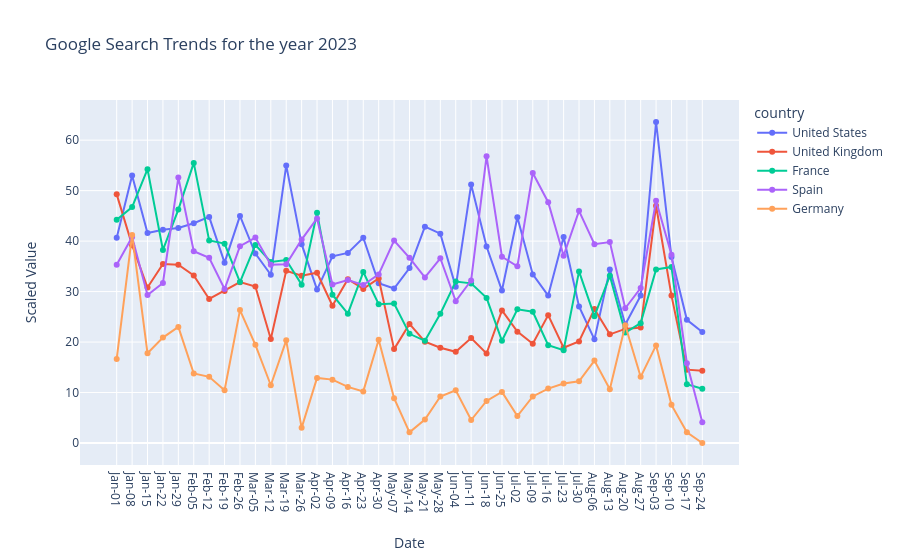

The notebook cell this image was saved under:
### Code cell
fig = px.line(df2023, x='month', y='value', color='country', markers=True, title = f"Google Search Trends for the year 2023")
fig.update_yaxes(
        title_text = "Scaled Value",
        title_standoff = 25)
fig.update_xaxes(
        title_text = "Date",
        title_standoff = 25)

fig.show()

### Figure 1 — Plotly figure (JSON) as saved in the notebook; plotly's stock layout.template omitted (floating-point values rounded to 4 significant figures)
{"data": [{"hovertemplate": "country=United States<br>month=%{x}<br>value=%{y}<extra></extra>", "legendgroup": "United States", "line": {"color": "#636efa", "dash": "solid"}, "marker": {"symbol": "circle"}, "mode": "lines+markers", "name": "United States", "orientation": "v", "showlegend": true, "type": "scatter", "x": ["Jan-01", "Jan-08", "Jan-15", "Jan-22", "Jan-29", "Feb-05", "Feb-12", "Feb-19", "Feb-26", "Mar-05", "Mar-12", "Mar-19", "Mar-26", "Apr-02", "Apr-09", "Apr-16", "Apr-23", "Apr-30", "May-07", "May-14", "May-21", "May-28", "Jun-04", "Jun-11", "Jun-18", "Jun-25", "Jul-02", "Jul-09", "Jul-16", "Jul-23", "Jul-30", "Aug-06", "Aug-13", "Aug-20", "Aug-27", "Sep-03", "Sep-10", "Sep-17", "Sep-24"], "xaxis": "x", "y": [40.67, 53, 41.6, 42.27, 42.6, 43.53, 44.8, 35.73, 45, 37.53, 33.33, 55, 39.4, 30.4, 37, 37.67, 40.67, 31.67, 30.6, 34.67, 42.87, 41.47, 30.93, 51.2, 38.93, 30.2, 44.73, 33.4, 29.2, 40.8, 27.07, 20.53, 34.4, 23.47, 29.2, 63.6, 36.87, 24.4, 22], "yaxis": "y"}, {"hovertemplate": "country=United Kingdom<br>month=%{x}<br>value=%{y}<extra></extra>", "legendgroup": "United Kingdom", "line": {"color": "#EF553B", "dash": "solid"}, "marker": {"symbol": "circle"}, "mode": "lines+markers", "name": "United Kingdom", "orientation": "v", "showlegend": true, "type": "scatter", "x": ["Jan-01", "Jan-08", "Jan-15", "Jan-22", "Jan-29", "Feb-05", "Feb-12", "Feb-19", "Feb-26", "Mar-05", "Mar-12", "Mar-19", "Mar-26", "Apr-02", "Apr-09", "Apr-16", "Apr-23", "Apr-30", "May-07", "May-14", "May-21", "May-28", "Jun-04", "Jun-11", "Jun-18", "Jun-25", "Jul-02", "Jul-09", "Jul-16", "Jul-23", "Jul-30", "Aug-06", "Aug-13", "Aug-20", "Aug-27", "Sep-03", "Sep-10", "Sep-17", "Sep-24"], "xaxis": "x", "y": [49.27, 39.2, 30.8, 35.47, 35.33, 33.2, 28.53, 30.13, 31.87, 31, 20.6, 34.13, 33.13, 33.73, 27.2, 32.47, 30.53, 32.6, 18.6, 23.6, 20.07, 18.87, 18.07, 20.8, 17.73, 26.27, 22.07, 19.67, 25.33, 18.87, 20.13, 26.53, 21.53, 22.6, 22.87, 47, 29.2, 14.53, 14.33], "yaxis": "y"}, {"hovertemplate": "country=France<br>month=%{x}<br>value=%{y}<extra></extra>", "legendgroup": "France", "line": {"color": "#00cc96", "dash": "solid"}, "marker": {"symbol": "circle"}, "mode": "lines+markers", "name": "France", "orientation": "v", "showlegend": true, "type": "scatter", "x": ["Jan-01", "Jan-08", "Jan-15", "Jan-22", "Jan-29", "Feb-05", "Feb-12", "Feb-19", "Feb-26", "Mar-05", "Mar-12", "Mar-19", "Mar-26", "Apr-02", "Apr-09", "Apr-16", "Apr-23", "Apr-30", "May-07", "May-14", "May-21", "May-28", "Jun-04", "Jun-11", "Jun-18", "Jun-25", "Jul-02", "Jul-09", "Jul-16", "Jul-23", "Jul-30", "Aug-06", "Aug-13", "Aug-20", "Aug-27", "Sep-03", "Sep-10", "Sep-17", "Sep-24"], "xaxis": "x", "y": [44.25, 46.75, 54.25, 38.25, 46.25, 55.5, 40.12, 39.5, 31.88, 39.25, 35.88, 36.25, 31.38, 45.62, 29.38, 25.62, 33.88, 27.5, 27.62, 21.62, 20.25, 25.62, 32, 31.62, 28.75, 20.25, 26.5, 26, 19.38, 18.38, 34, 25.12, 33.12, 21.88, 23.75, 34.38, 34.88, 11.62, 10.75], "yaxis": "y"}, {"hovertemplate": "country=Spain<br>month=%{x}<br>value=%{y}<extra></extra>", "legendgroup": "Spain", "line": {"color": "#ab63fa", "dash": "solid"}, "marker": {"symbol": "circle"}, "mode": "lines+markers", "name": "Spain", "orientation": "v", "showlegend": true, "type": "scatter", "x": ["Jan-01", "Jan-08", "Jan-15", "Jan-22", "Jan-29", "Feb-05", "Feb-12", "Feb-19", "Feb-26", "Mar-05", "Mar-12", "Mar-19", "Mar-26", "Apr-02", "Apr-09", "Apr-16", "Apr-23", "Apr-30", "May-07", "May-14", "May-21", "May-28", "Jun-04", "Jun-11", "Jun-18", "Jun-25", "Jul-02", "Jul-09", "Jul-16", "Jul-23", "Jul-30", "Aug-06", "Aug-13", "Aug-20", "Aug-27", "Sep-03", "Sep-10", "Sep-17", "Sep-24"], "xaxis": "x", "y": [35.3, 40.8, 29.3, 31.7, 52.6, 38, 36.7, 30.5, 39, 40.7, 35.3, 35.4, 40.3, 44.5, 31.4, 32.3, 31.3, 33.4, 40.1, 36.7, 32.8, 36.6, 28.1, 32.2, 56.8, 36.9, 35, 53.5, 47.7, 37.1, 46, 39.4, 39.8, 26.7, 30.7, 48, 37.3, 15.8, 4.1], "yaxis": "y"}, {"hovertemplate": "country=Germany<br>month=%{x}<br>value=%{y}<extra></extra>", "legendgroup": "Germany", "line": {"color": "#FFA15A", "dash": "solid"}, "marker": {"symbol": "circle"}, "mode": "lines+markers", "name": "Germany", "orientation": "v", "showlegend": true, "type": "scatter", "x": ["Jan-01", "Jan-08", "Jan-15", "Jan-22", "Jan-29", "Feb-05", "Feb-12", "Feb-19", "Feb-26", "Mar-05", "Mar-12", "Mar-19", "Mar-26", "Apr-02", "Apr-09", "Apr-16", "Apr-23", "Apr-30", "May-07", "May-14", "May-21", "May-28", "Jun-04", "Jun-11", "Jun-18", "Jun-25", "Jul-02", "Jul-09", "Jul-16", "Jul-23", "Jul-30", "Aug-06", "Aug-13", "Aug-20", "Aug-27", "Sep-03", "Sep-10", "Sep-17", "Sep-24"], "xaxis": "x", "y": [16.67, 41.22, 17.78, 20.89, 23, 13.78, 13.11, 10.44, 26.33, 19.44, 11.44, 20.33, 3, 12.89, 12.56, 11.11, 10.22, 20.44, 8.889, 2.111, 4.667, 9.222, 10.44, 4.556, 8.333, 10.11, 5.333, 9.222, 10.78, 11.78, 12.22, 16.33, 10.67, 23.33, 13.11, 19.33, 7.556, 2.111, 0], "yaxis": "y"}], "layout": {"autosize": true, "legend": {"title": {"text": "country"}, "tracegroupgap": 0}, "title": {"text": "Google Search Trends for the year 2023"}, "xaxis": {"anchor": "y", "autorange": true, "domain": [0, 1], "range": [-2.317, 40.32], "title": {"standoff": 25, "text": "Date"}, "type": "category"}, "yaxis": {"anchor": "x", "autorange": true, "domain": [0, 1], "range": [-5.401, 69.0], "title": {"standoff": 25, "text": "Scaled Value"}, "type": "linear"}}}
